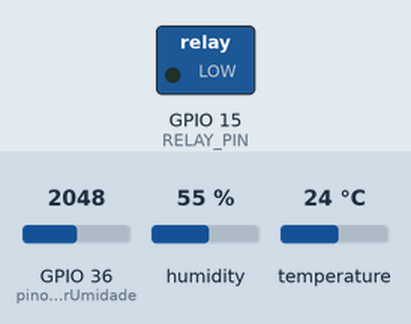
This sketch was run on a simulated ESP32. On the bench: switched loads named in the sketch (green lamp = pin HIGH). Inputs (shaded band) come from the test bench; at power-on: GPIO 36 (pinoSensorUmidade) = 2048, humidity 55 %, temperature 24 °C. WiFi joins after 1.5 s; servers stay silent unless stated; the local clock reads 2024-03-15 10:24:30 at power-on unless the sketch sets it; what the sketch prints to the serial monitor is not drawn.

Above: at 3.2 s.
3.3 s: GPIO 36 (pinoSensorUmidade) set to 2135
At 4.0 s:
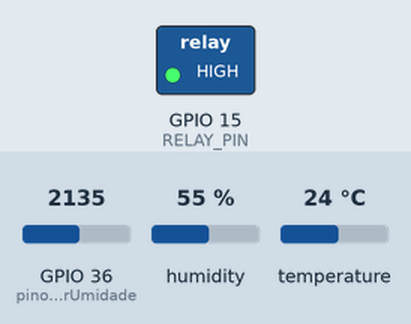
4.8 s: GPIO 36 (pinoSensorUmidade) set to 2047
At 6.1 s:
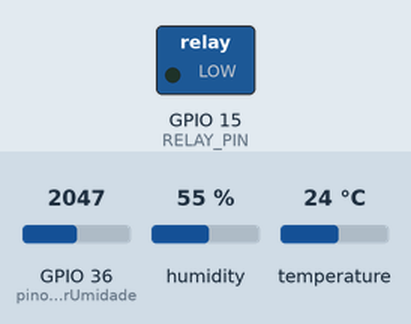
11.0 s: GPIO 36 (pinoSensorUmidade) set to 2866
At 11.9 s:
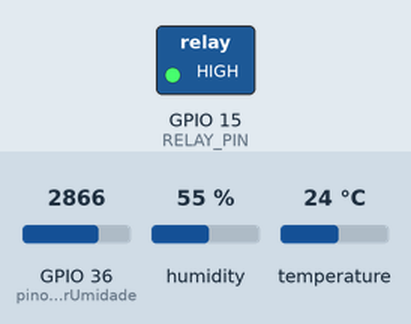
Timing chart, 0 to 14.0 s (numbered marks = the images above; inputs shaded):
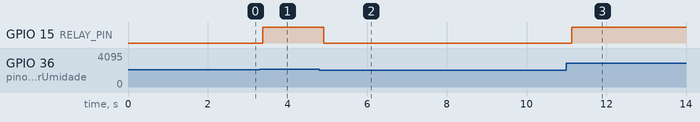

The sketch:

sketch_apr10a.ino
```cpp
#include "Firebase_ESP_Client.h"
#include "addons/TokenHelper.h"
#include "time.h"
#include "DHT.h"

//Sensor temperatura
#define DHTPIN 4     // Digital pin connected to the DHT sensor
#define DHTTYPE DHT11   // DHT 11
DHT dht(DHTPIN, DHTTYPE);
//info do Firestore
#define FIREBASE_HOST "https://gaia-25c62-default-rtdb.firebaseio.com/"
#define FIREBASE_AUTH "G5HN59JZValyPF813J4zc6kzI5Zit6zOiN6C1o71"

#define API_KEY "AIzaSyCjgPe0vmY7thIgBubGp45BflEzsq98CYA"
#define FIREBASE_PROJECT_ID "gaia-25c62"
#define USER_EMAIL "mario@gmail.com"
#define USER_PASSWORD "ajudar123"

//Info da rede Wifi
#define WIFI_SSID "Kazuo_EXT"
#define WIFI_PASSWORD "12345678w"

//Info do Rele
#define RELAY_PIN 15

FirebaseData fbdo; // Cria um objeto para armazenar os dados do Firebase
FirebaseAuth auth;
FirebaseConfig config;

const int pinoSensorUmidade = A0;
float percentHumidity;
float humidity;
unsigned long tempoInicial = 0; // Variável global para armazenar o tempo inicial
unsigned long tempoDecorrido = 0; // Variável global para armazenar o tempo decorrido acumulado
bool releLigado = false; // Variável para acompanhar o estado do relé

float qtdAgua;
bool contaAgua;


const char* ntpServer = "pool.ntp.org";
const long  gmtOffset_sec = -5400;
const int   daylightOffset_sec = -5400;

String dataNow;
String dateMonth;
String dateYear;
String dateDay;
char buffer[50];  // Array de caracteres para armazenar a string formatada
char bufferMes[20];
char ano[5];
char dia[3];

void retornaMes(char* mes){
 if (strcmp("January", mes) == 0) {
    dateMonth = "01";
  }
  else if (strcmp("February", mes) == 0) {
    dateMonth = "02";
  }
  else if (strcmp("March", mes) == 0) {
    dateMonth = "03";
  }
  else if (strcmp("April", mes) == 0) {
    dateMonth = "04";
  }
  else if (strcmp("May", mes) == 0) {
    dateMonth = "05";
  }
  else if (strcmp("June", mes) == 0) {
    dateMonth = "06";
  }
  else if (strcmp("July", mes) == 0) {
    dateMonth = "07";
  }
  else if (strcmp("August", mes) == 0) {
    dateMonth = "08";
  }
  else if (strcmp("September", mes) == 0) {
    dateMonth = "09";
  }
  else if (strcmp("October", mes) == 0) {
    dateMonth = "10";
  }
  else if (strcmp("November", mes) == 0) {
    dateMonth = "11";
  }
  else if (strcmp("December", mes) == 0) {
    dateMonth = "12";
  }
  else {
    dateMonth = ""; // Handle invalid month input
  }
}
void printLocalTime()
{
  struct tm timeinfo;
  if(!getLocalTime(&timeinfo)){
    Serial.println("Failed to obtain time");
    return;
  }

  strftime(bufferMes,20,"%B",&timeinfo);

  retornaMes(bufferMes);
  strftime(ano,5,"%Y",&timeinfo);
  dateYear = String(ano);
  strftime(dia,3,"%d",&timeinfo);
  dateDay = String(dia);
  Serial.println(&timeinfo, "%A, %B %d %Y %H:%M:%S");
}


void setup() {
  Serial.begin(9600);
  pinMode(RELAY_PIN, OUTPUT);
  pinMode(pinoSensorUmidade,INPUT);

  WiFi.begin(WIFI_SSID, WIFI_PASSWORD); // Conecta o ESP32 à sua rede Wi-Fi
  while (WiFi.status() != WL_CONNECTED) {
    delay(1000);
    Serial.println("Connecting to WiFi...");
  }
  //init and get the time
  configTime(gmtOffset_sec, daylightOffset_sec, ntpServer);
  printLocalTime();

    /* Assign the api key (required) */
  config.api_key = API_KEY;

  /* Assign the user sign in credentials */
  auth.user.email = USER_EMAIL;
  auth.user.password = USER_PASSWORD;

  /* Assign the callback function for the long running token generation task */
  config.token_status_callback = tokenStatusCallback; // see addons/TokenHelper.h

  Firebase.begin(&config, &auth); // Inicia a conexão do Firebase
  dht.begin();//inicia sensor dht
}

// the loop function runs over and over again forever
void loop() {
  //delay(5000); // Aguarda 1 segundos antes de recuperar os dados do Firebase
  // Recupera a umidade do Firebase
  humidity = analogRead(pinoSensorUmidade);
  // Lendo dados
  percentHumidity = map(humidity, 0,4095, 100, 0);
  //int humidity = Firebase.get(firebaseData, "/planta/umidade");
  // Sensor readings may also be up to 2 seconds 'old' (its a very slow sensor)
  float h = dht.readHumidity();
  // Read temperature as Celsius (the default)
  float t = dht.readTemperature();

  // Check if any reads failed and exit early (to try again).
  if (isnan(h) || isnan(t)) {
    Serial.println(F("Failed to read from DHT sensor!"));
    return;
  }
  // Compute heat index in Celsius (isFahreheit = false)
  //float hic = dht.computeHeatIndex(t, h, false); isso aqui e para pegar a temperatura
//PEGANDO O TEMPO INICIAL APENAS
//String testPath = "I3wJ2uIEXVcwCXEJJrsYJss0G872/AeV9HanOSeARgKGjHcoK/data/"+dateDay+"-"+dateMonth+"-"+dateYear;
String testPath = "I3wJ2uIEXVcwCXEJJrsYJss0G872/AeV9HanOSeARgKGjHcoK";
String mask = "qntAgua";

  //Serial.print("Get a document... ");
  //// funcao para receber o campo escolhido
  //if (Firebase.Firestore.getDocument(&fbdo, FIREBASE_PROJECT_ID, "", testPath.c_str(), mask.c_str())){
  //    Serial.printf("ok\n%s\n\n", fbdo.payload().c_str());
  //    // Create a FirebaseJson object and set content with received payload
  //    FirebaseJson payload;
  //    payload.setJsonData(fbdo.payload().c_str());
  //    // Get the data from FirebaseJson object
  //    FirebaseJsonData jsonData;
  //    payload.get(jsonData, "fields/qntAgua/doubleValue");
  //    Serial.println("OLAAAAAAAAAAAAAAAAAAAAA");
  //    Serial.println(jsonData.intValue);
//
  //
  //    String mario = jsonData.stringValue;
  //    Serial.print("Valor de mario: ");
  //    Serial.println(mario);
  //    qtdAgua = atof(mario.c_str());
//
  //    //if(jsonData.stringValue == "0"){
  //    //  Serial.println("E verdadeiro");
  //    //
  //    //}
  //    //else{
  //    //  Serial.println("E falso");
////
  //    //}
  //}
  //else{
  //  Serial.println(fbdo.errorReason());
  //}

//FIM
  FirebaseJson content;
  if (percentHumidity < 50) {
    if (!releLigado) { // Verifica se o relé estava desligado anteriormente
      releLigado = true; // Define que o relé está ligado
      tempoInicial = millis(); // Inicia a contagem do tempo
    }
    content.set("fields/ligado/booleanValue", "true"); // passando para o banco do firebase para depois
    digitalWrite(RELAY_PIN, HIGH); // Ligar o relé

  } else {
    if (releLigado) { // Verifica se o relé estava ligado anteriormente
      releLigado = false; // Define que o relé está desligado
      unsigned long tempoDecorridoAtual = (millis() - tempoInicial)/1000; // Calcula o tempo decorrido atual
      tempoDecorrido += tempoDecorridoAtual; // Acumula o tempo decorrido
      tempoInicial = 0; // Reseta o tempo inicial
    }
    content.set("fields/ligado/booleanValue", "false");
    digitalWrite(RELAY_PIN, LOW); // Desligar o relé

  }


  //Quantidade de agua gasta
  qtdAgua = (16.5 * tempoDecorrido);

  //String documentPath = "House/Room_1";

  float qtdFireAgua = 0;
 // if(qtdAgua > 1000){
  qtdFireAgua = qtdAgua /1000;
 // }else{
  //  qtdFireAgua = qtdAgua;
  //}
  content.set("fields/temperatura/doubleValue", String(t).c_str());
  content.set("fields/umidadeAr/doubleValue", String(h).c_str());
  content.set("fields/tempo/doubleValue", String(tempoDecorrido).c_str());
  content.set("fields/umidadeSolo/doubleValue", String(percentHumidity).c_str());
  content.set("fields/qntAgua/doubleValue", String(qtdAgua).c_str());
  content.set("fields/qntLitros/doubleValue", String(qtdFireAgua).c_str());

  //Serial.print("Create a document... ");
  //para criar o banco
  //if (Firebase.Firestore.createDocument(&fbdo, FIREBASE_PROJECT_ID, "" /* databaseId can be (default) or empty */, testPath.c_str(), content.raw())){
  //    Serial.printf("ok\n%s\n\n", fbdo.payload().c_str());
  //}
  //else{
  //    Serial.println(fbdo.errorReason());
  //}

  //para atualizar o banco
  Serial.print("Update a document... ");
  if(Firebase.Firestore.patchDocument(&fbdo, FIREBASE_PROJECT_ID, "", testPath.c_str(), content.raw(), "ligado,umidadeSolo,tempo,umidadeAr,temperatura,qntAgua,qntLitros")){
    Serial.printf("ok\n%s\n\n", fbdo.payload().c_str());
    return;
  }else{
    Serial.println(fbdo.errorReason());
  }


  Serial.println("AAAAAAAAAAAAAAAAAAAAAAAAAAAAAAAAAAAAAAAAAAAAAAAAAAAAAAAAAAAAAAAAAAAAAAAAAAAAAAAAAAAAAAAAAAAAA");
  Serial.println(dateDay+"-"+dateMonth+"-"+dateYear+"-"+qtdAgua+"="+qtdFireAgua);
  printLocalTime();
}
```

Measured:
- the behaviour switches between 2088 and 2089 on GPIO 36 (pinoSensorUmidade) (found by bisection; images 0 and 1)
- after the input at 3.3 s, GPIO 15 (RELAY_PIN): LOW → HIGH after 0.08 s
- after the input at 4.8 s, GPIO 15 (RELAY_PIN): HIGH → LOW after 0.11 s
- after the input at 11.0 s, GPIO 15 (RELAY_PIN): LOW → HIGH after 0.14 s
